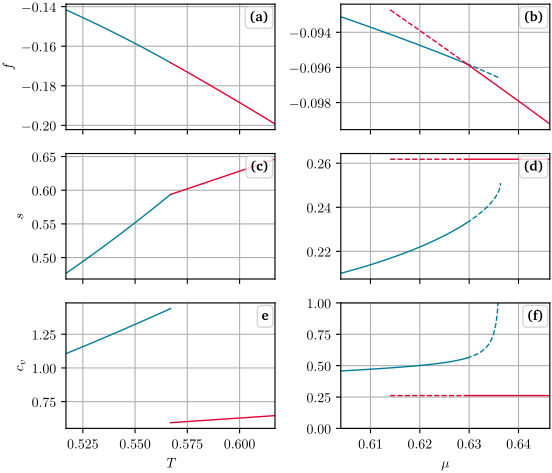

Write the Python code that produced this figure.
# -*- coding: utf-8 -*-
"""
@author Martin Jakob Steil
@data 2023-12-06
@brief 1st order GL - U
"""

import sys, os
sys.path.append(os.path.join(os.path.dirname(__file__), '../../graphics/'))
from plot_utils import *
import matplotlib.ticker as mticker

import numpy as np
import json

## ************ Data import and processing ************ ##

with open('gn_gl_2nd_datthermo.json') as json_file:
    data2 = json.load(json_file)

with open('gn_gl_1st_datthermo.json') as json_file:
    data1 = json.load(json_file)
mu0=data1["mu0"]
mu1=data1["mu1"]
mu1st=data1["mu1st"]
Tc=0.566933
data1=data1["dat"]
## ************ Figure ************ ##
fig, ((ax00, ax01),(ax10, ax11),(ax20, ax21)) = plt.subplots(3, 2, sharex='col', sharey=False)
fig.subplots_adjust(hspace=0.0)  # adjust space between axes
# *------*------*
# | ax00 | ax01 |
# *------*------*
# | ax10 | ax11 |
# *------*------*
# | ax20 | ax21 |
# *------*------*

def plot_vline(ax,val):
    ax.plot([val,val],[-10,10],color=black,**plot_styles)
    
plot_styles={'linewidth': 1.,'linestyle':'-'}
plot_styles2={'linewidth': 1.,'linestyle': '--'} #(0, (4, 4)
point_styles={'linestyle': 'none','marker': '.','markersize': 3}
c=[colors[0],colors[1]]

formatter = mticker.ScalarFormatter(useMathText=True)
formatter.set_scientific(True)
formatter.set_powerlimits((-1,1))


ax00.plot(data2["datLthermo"][0],data2["datLthermo"][1],color=c[0],**plot_styles)
ax00.plot(data2["datRthermo"][0],data2["datRthermo"][1],color=c[1],**plot_styles)
ax00.set_ylabel("$f$")

ax01.plot(data1[0][0],data1[0][1],color=c[0],**plot_styles)
ax01.plot(data1[1][0],data1[1][1],color=c[0],**plot_styles2)
ax01.plot(data1[2][0],data1[2][1],color=c[1],**plot_styles)
ax01.plot(data1[3][0],data1[3][1],color=c[1],**plot_styles2)

ax10.plot(data2["datLthermo"][0],data2["datLthermo"][2],color=c[0],**plot_styles)
ax10.plot(data2["datRthermo"][0],data2["datRthermo"][2],color=c[1],**plot_styles)
ax10.set_ylabel("$s$")

ax11.plot(data1[0][0],data1[0][2],color=c[0],**plot_styles)
ax11.plot(data1[1][0],data1[1][2],color=c[0],**plot_styles2)
ax11.plot(data1[2][0],data1[2][2],color=c[1],**plot_styles)
ax11.plot(data1[3][0],data1[3][2],color=c[1],**plot_styles2)

ax20.plot(data2["datLthermo"][0],data2["datLthermo"][3],color=c[0],**plot_styles)
ax20.plot(data2["datRthermo"][0],data2["datRthermo"][3],color=c[1],**plot_styles)
ax20.set_ylabel("$c_v$")
ax20.set_xlabel("$T$")
ax20.set_xlim(Tc-0.05,Tc+0.05)

ax21.plot(data1[0][0],data1[0][3],color=c[0],**plot_styles)
ax21.plot(data1[1][0],data1[1][3],color=c[0],**plot_styles2)
ax21.plot(data1[2][0],data1[2][3],color=c[1],**plot_styles)
ax21.plot(data1[3][0],data1[3][3],color=c[1],**plot_styles2)
ax21.set_ylim(0,1)
ax21.set_xlim(mu0,mu1)
ax21.set_xlabel("$\mu$")

# Subplot marker
ax00.text(0.97, 0.84, '\\textbf{(a)}',
          horizontalalignment='right', verticalalignment='bottom', transform=ax00.transAxes,
          bbox=end_box_style)


ax01.text(0.97, 0.84, '\\textbf{(b)}',
          horizontalalignment='right', verticalalignment='bottom', transform=ax01.transAxes,
          bbox=end_box_style)


ax10.text(0.97, 0.84, '\\textbf{(c)}',
          horizontalalignment='right', verticalalignment='bottom', transform=ax10.transAxes,
          bbox=end_box_style)


ax11.text(0.97, 0.84, '\\textbf{(d)}',
          horizontalalignment='right', verticalalignment='bottom', transform=ax11.transAxes,
          bbox=end_box_style)

ax20.text(0.97, 0.84, '\\textbf{e}',
          horizontalalignment='right', verticalalignment='bottom', transform=ax20.transAxes,
          bbox=end_box_style)


ax21.text(0.97, 0.84, '\\textbf{(f)}',
          horizontalalignment='right', verticalalignment='bottom', transform=ax21.transAxes,
          bbox=end_box_style)
    
# Export
set_height_twoCol(fig, height=12)

save_plot(fig, 'gn_gl_thermo1.pdf')
